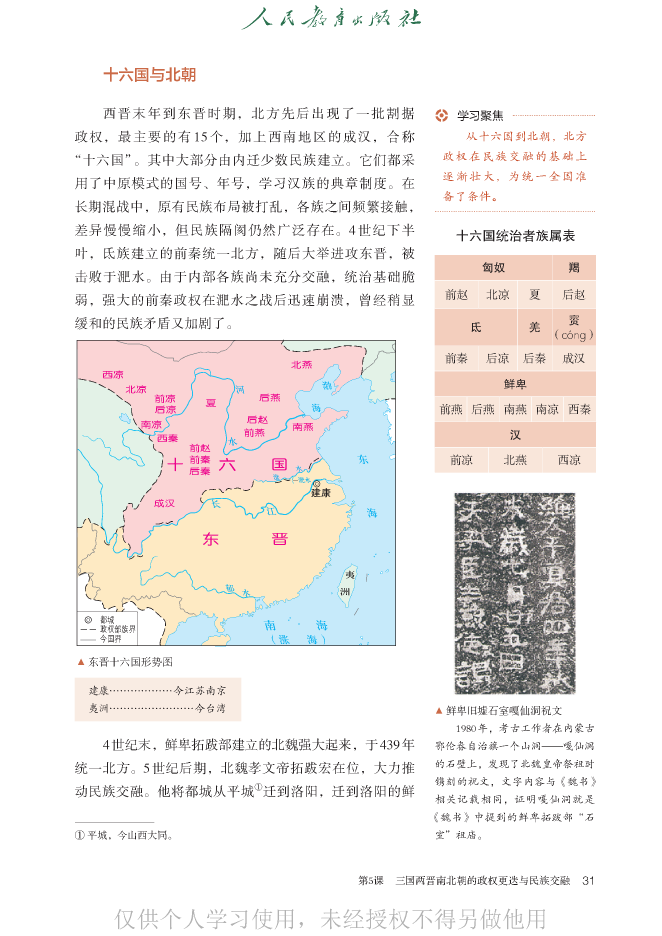
#> input picture shuju/cleaned/history_book_01/reclean_20260923/s01/page_38_240dpi.png, 1985 x 2807 px, found by its file name (shown at 1/3 size)
$ python crop_table_full.py
#> lines starting #> are read from the running program, lines starting #| are printed output that depends on the picture
from PIL import Image
from pathlib import Path
p=Path('shuju/cleaned/history_book_01/reclean_20260923/s01/page_38_240dpi.png'); im=Image.open(p)
#> further down, im is the input picture: PIL image 1985x2807 RGB; mean R, G, B 240.1, 236.9, 235.2
for name,box in [('table_full',(1250,650,1830,1500)),('table_lower',(1250,930,1830,1500))]:
 crop=im.crop(box); crop.resize((crop.width*3,crop.height*3)).save(p.with_name(name+'.png'))
#> this loop made 2 passes
#> pass 1, `crop = im.crop(box)`:
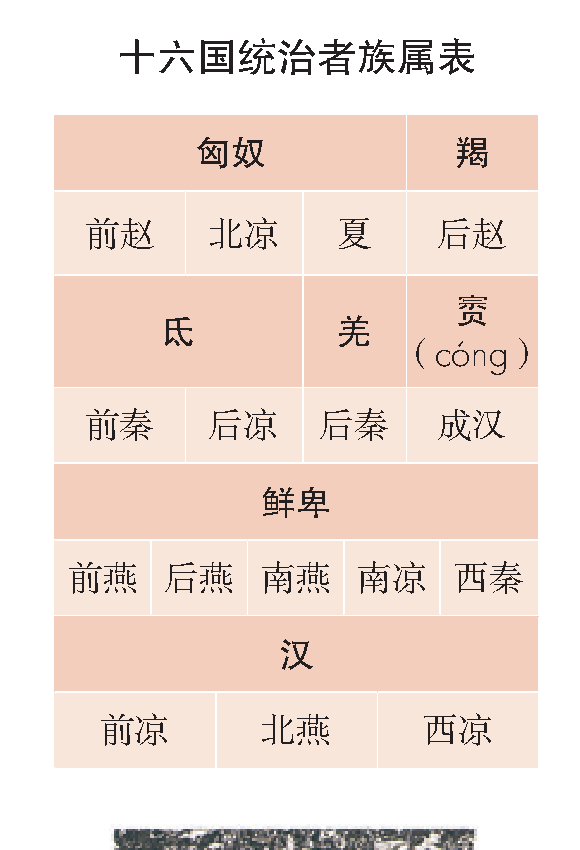
#> crop: PIL image 580x850 RGB; mean R, G, B 240.3, 222.9, 214.1
#> pass 2, `crop = im.crop(box)`:
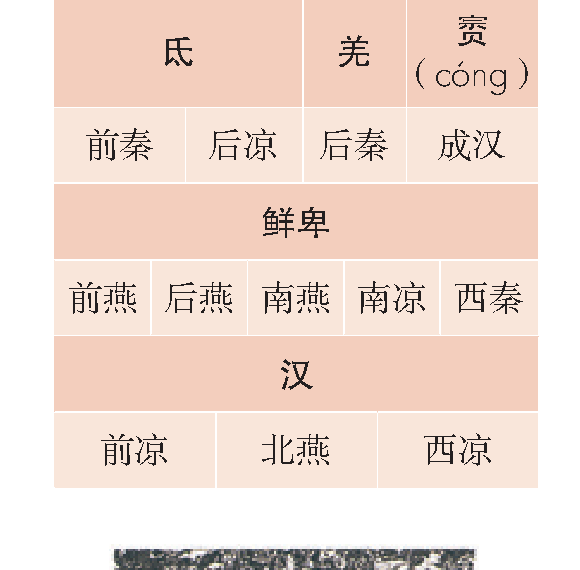
#> crop: PIL image 580x570 RGB; mean R, G, B 239.8, 220.3, 210.4
#> pass 2, `crop = im.crop(box)`:
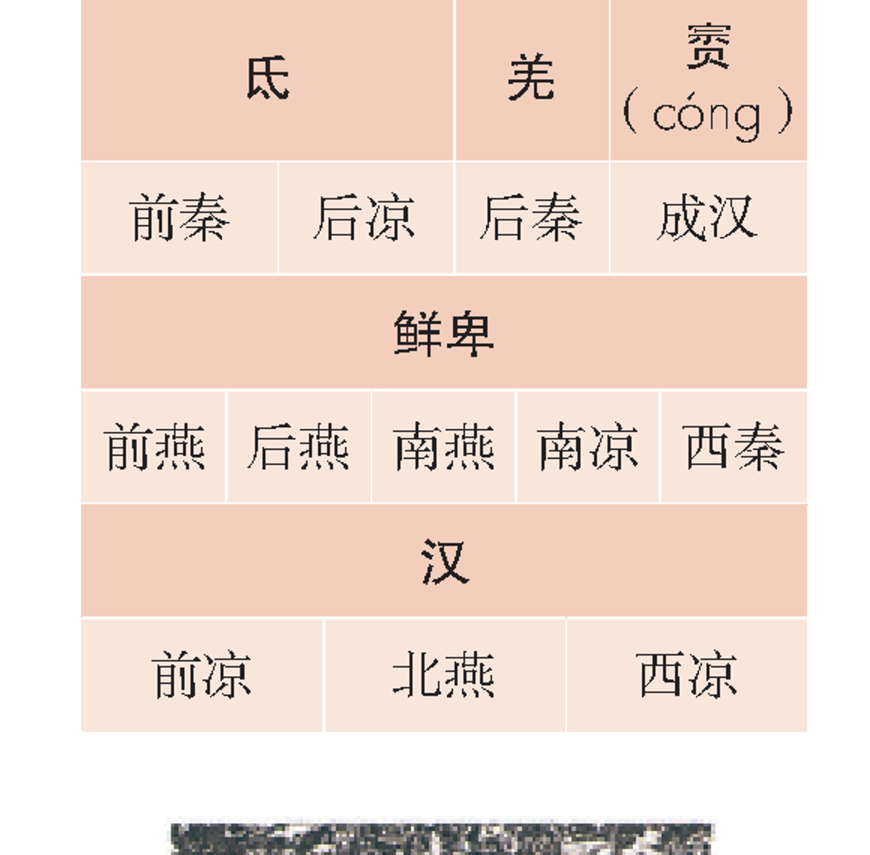
#> saved as table_lower.png: PIL image 1740x1710 RGB (shown at 1/2 size); mean R, G, B 239.7, 220.3, 210.4

$ run again, with shuju/cleaned/history_book_01/reclean_20260923/s01/page_37_240dpi.png copied over shuju/cleaned/history_book_01/reclean_20260923/s01/page_38_240dpi.png
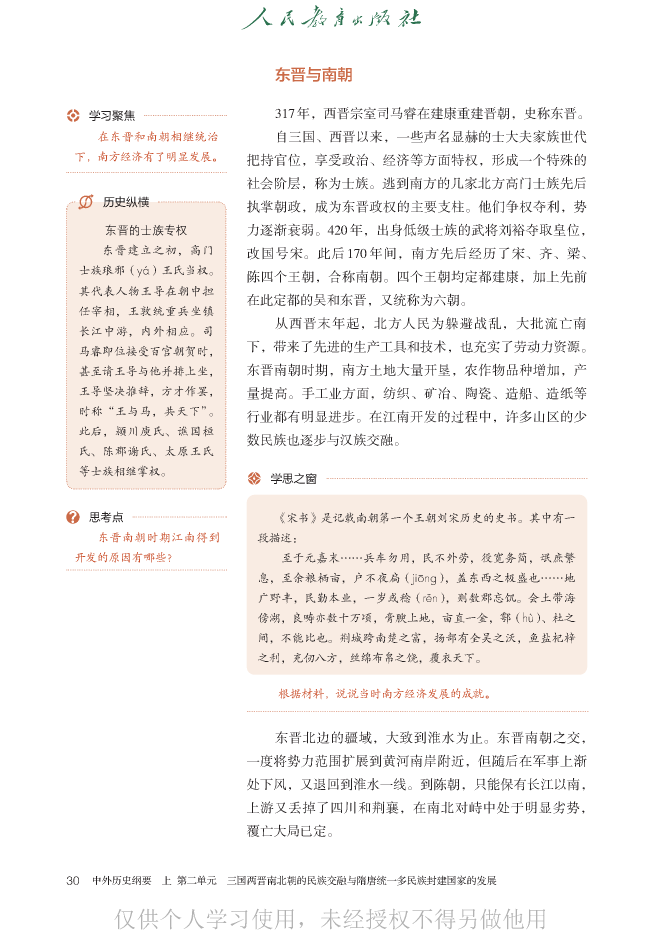
#> input picture shuju/cleaned/history_book_01/reclean_20260923/s01/page_37_240dpi.png, 1985 x 2807 px, found by its file name (shown at 1/3 size)
#> im is the input picture: PIL image 1985x2807 RGB; mean R, G, B 246.1, 243.4, 241.8
#> the loop `for name,box in [('table_full',(1250,650,1830,1500)),('table_lower',(1..` made 2 passes
#> pass 1, `crop = im.crop(box)`:
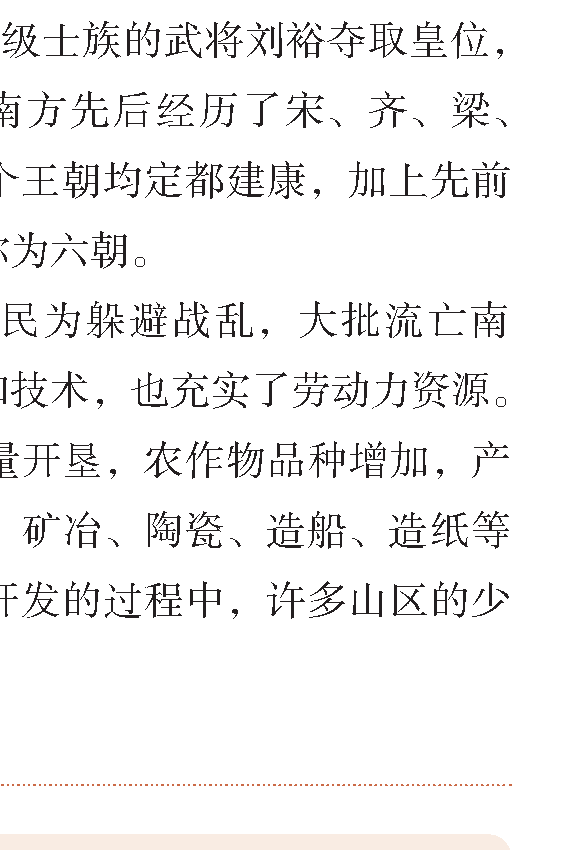
#> crop: PIL image 580x850 RGB; mean R, G, B 242.8, 242.2, 242.1
#> pass 2, `crop = im.crop(box)`:
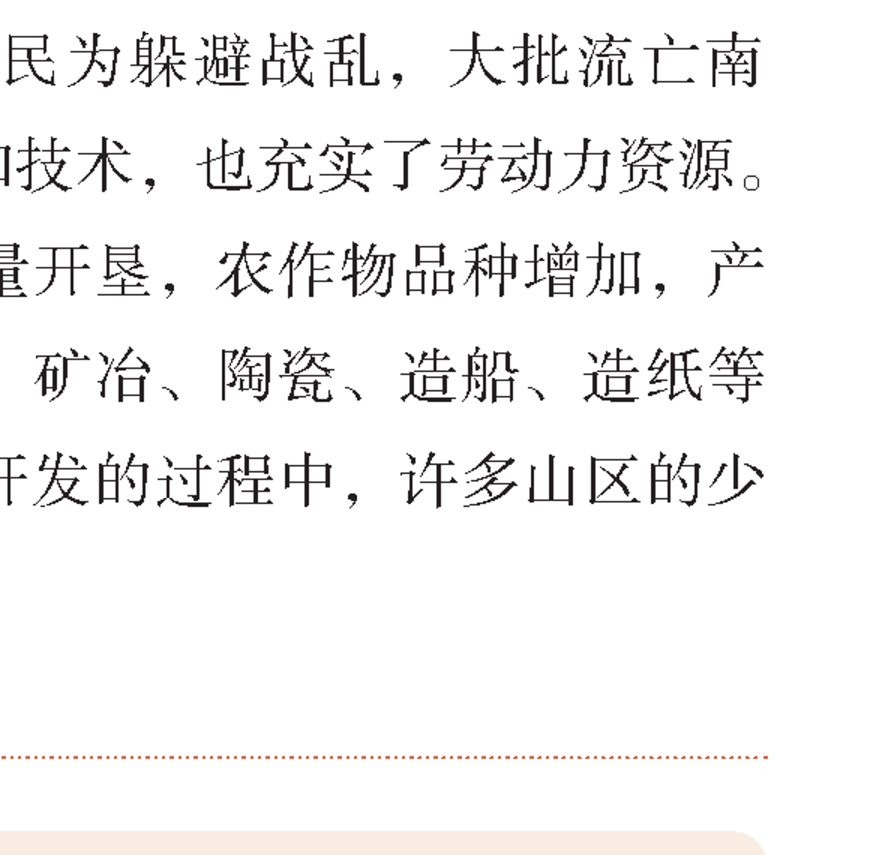
#> saved as table_lower.png: PIL image 1740x1710 RGB (shown at 1/2 size); mean R, G, B 243.5, 242.8, 242.6

$ run again, with shuju/cleaned/history_book_01/reclean_20260923/s01/lower_groups.png copied over shuju/cleaned/history_book_01/reclean_20260923/s01/page_38_240dpi.png
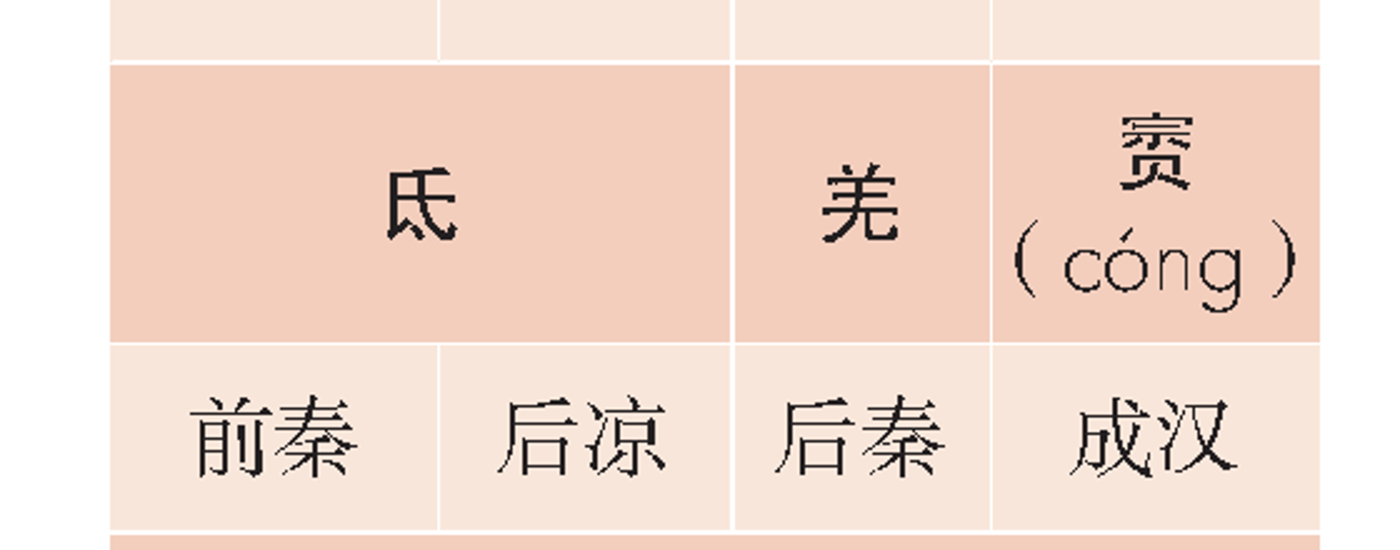
#> input picture shuju/cleaned/history_book_01/reclean_20260923/s01/lower_groups.png, 2800 x 1100 px, found by its file name (shown at 1/2 size)
#> im is the input picture: PIL image 2800x1100 RGB; mean R, G, B 241.4, 217.9, 206
#> the loop `for name,box in [('table_full',(1250,650,1830,1500)),('table_lower',(1..` made 2 passes
#> pass 1, `crop = im.crop(box)`:
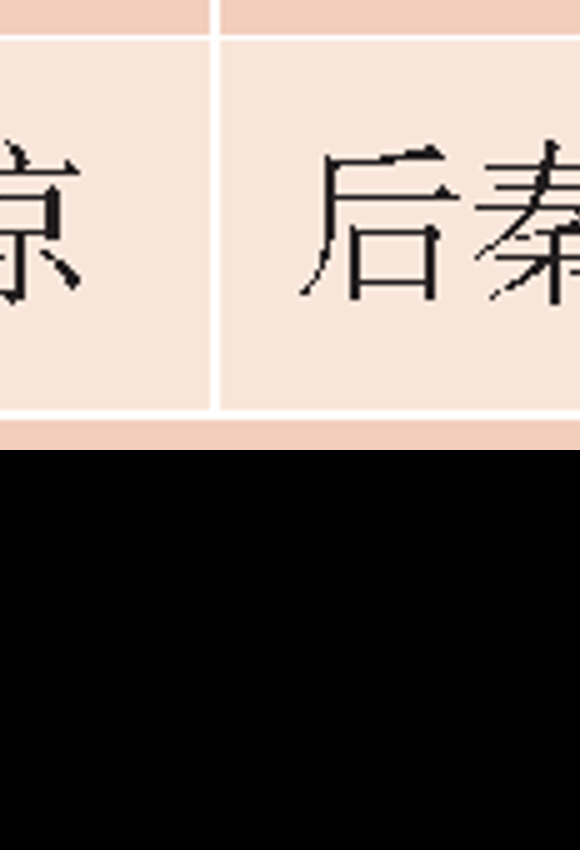
#> crop: PIL image 580x850 RGB; mean R, G, B 125.8, 115.4, 109.3
#> pass 2, `crop = im.crop(box)`:
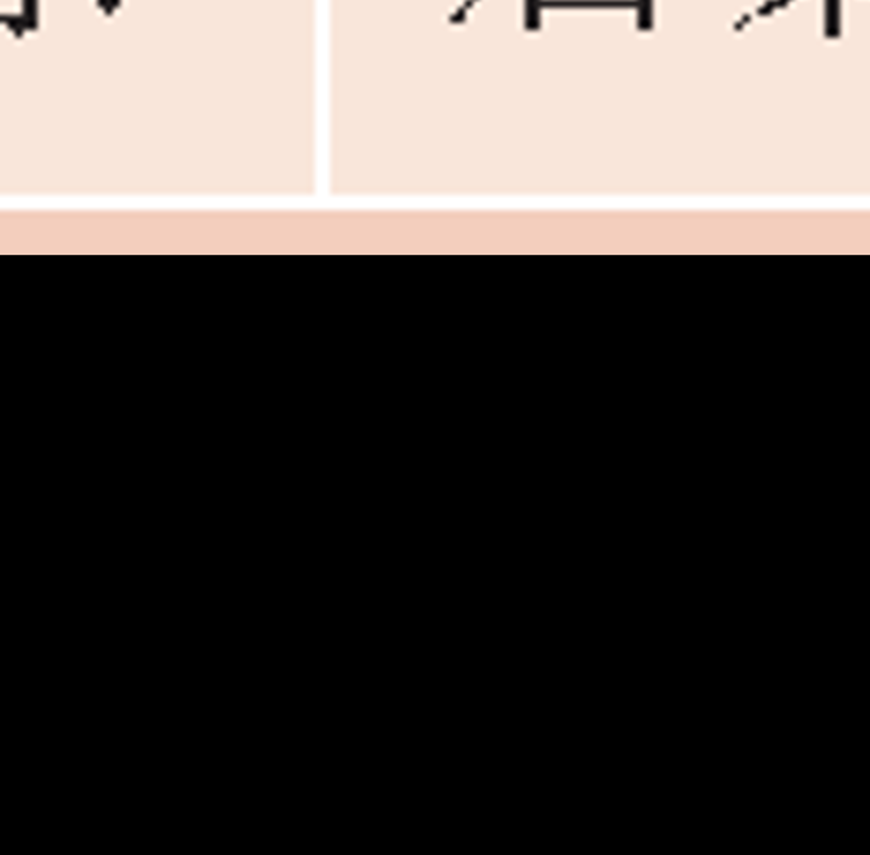
#> saved as table_lower.png: PIL image 1740x1710 RGB (shown at 1/2 size); mean R, G, B 73, 66.8, 63.3
